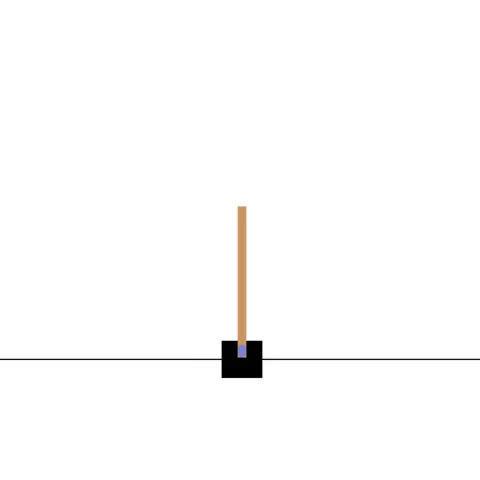
#> input picture frame 0 of runs/cartpole/eval/best.mp4, 480 x 480 px
$ python generate_video_frames.py
#> lines starting #> are read from the running program, lines starting #| are printed output that depends on the picture
"""Generate a composite image per preset: mean100 reward graph + 4 video frames."""

import cv2
import glob
import numpy as np
import matplotlib

matplotlib.use("Agg")
import matplotlib.pyplot as plt
from pathlib import Path
from tensorboard.backend.event_processing.event_accumulator import EventAccumulator

REPO_ROOT = Path(__file__).resolve().parent.parent

PRESETS = [
    "pixel_hopper",
    "pixel_walker2d",
    "rainbow_pixel_hopper",
    "rainbow_pixel_walker2d",
    "rainbow_pixel_humanoid",
]

# Presets that only get frames (no graph)
FRAMES_ONLY = {"rainbow_pixel_humanoid", "pixel_hopper", "pixel_walker2d"}


def extract_frames(video_path: Path, n_frames: int = 4) -> list[np.ndarray]:
#> called with n_frames = 4
    cap = cv2.VideoCapture(str(video_path))
    total = int(cap.get(cv2.CAP_PROP_FRAME_COUNT))
    if total < n_frames:
        raise ValueError(f"{video_path}: only {total} frames, need {n_frames}")
    indices = [int(i * (total - 1) / (n_frames - 1)) for i in range(n_frames)]
    indices[-1] = (
        total * (n_frames * 10 - 1) // (n_frames * 10)
    )  # Ensure last frame is near the end
    frames = []
    for idx in indices:
        cap.set(cv2.CAP_PROP_POS_FRAMES, idx)
        ok, frame = cap.read()
        if not ok:
            raise RuntimeError(f"{video_path}: failed to read frame {idx}")
        frames.append(frame)
#> this loop made 4 passes
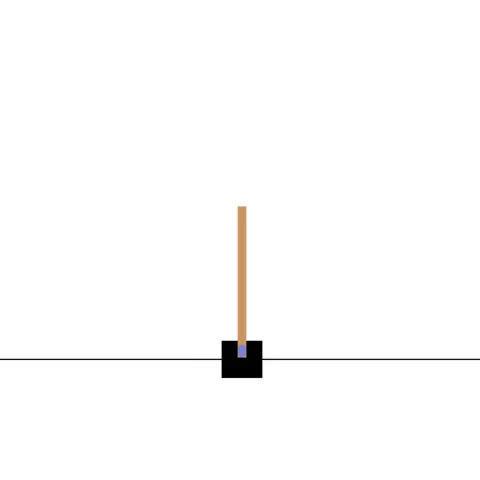
#> input picture frame 0 of runs/cartpole/eval/best.mp4, 480 x 480 px
#> after the loop, frames = 4 items
    cap.release()
    return frames


def load_mean100(preset: str) -> tuple[list[int], list[float]]:
    """Load mean100 reward from TensorBoard events."""
    tb_dir = REPO_ROOT / "runs" / preset / "tensorboard"
    pattern = str(tb_dir / "events.out.*")
    files = glob.glob(pattern)
    if not files:
        raise FileNotFoundError(f"No TensorBoard events found in {tb_dir}")

    ea = EventAccumulator(files[0], size_guidance={"scalars": 0})
    ea.Reload()

    scalars = ea.Scalars("reward/mean_100")
    episodes = [s.step for s in scalars]
    values = [s.value for s in scalars]
    return episodes, values


def render_graph(episodes: list[int], values: list[float], target_h: int) -> np.ndarray:
    """Render a mean100 reward graph and return it as a BGR numpy array."""
    dpi = 100
    # Make graph width roughly equal to target height for a square-ish plot
    fig_w = target_h / dpi
    fig_h = target_h / dpi

    fig, ax = plt.subplots(figsize=(fig_w, fig_h), dpi=dpi)
    ax.plot(episodes, values, color="#1f77b4", linewidth=0.8)
    ax.set_xlabel("Episode", fontsize=8)
    ax.set_ylabel("Mean 100 Reward", fontsize=8)
    ax.tick_params(labelsize=7)
    ax.grid(True, alpha=0.3)
    fig.tight_layout()

    # Render to numpy array
    fig.canvas.draw()
    buf = fig.canvas.buffer_rgba()
    img = np.asarray(buf)
    plt.close(fig)

    # RGBA -> BGR for OpenCV
    img_bgr = cv2.cvtColor(img, cv2.COLOR_RGBA2BGR)
    # Resize to exact target height
    h, w = img_bgr.shape[:2]
    if h != target_h:
        scale = target_h / h
        new_w = int(w * scale)
        img_bgr = cv2.resize(img_bgr, (new_w, target_h), interpolation=cv2.INTER_AREA)

    return img_bgr


def main():
    for preset in PRESETS:
        video = REPO_ROOT / "runs" / preset / "eval" / "best.mp4"
        if not video.exists():
            print(f"SKIP  {preset}: {video} not found")
            continue

        # Extract 4 frames and concatenate horizontally
        frames = extract_frames(video)
#> frames = 4 items
        frames_strip = np.concatenate(frames, axis=1)
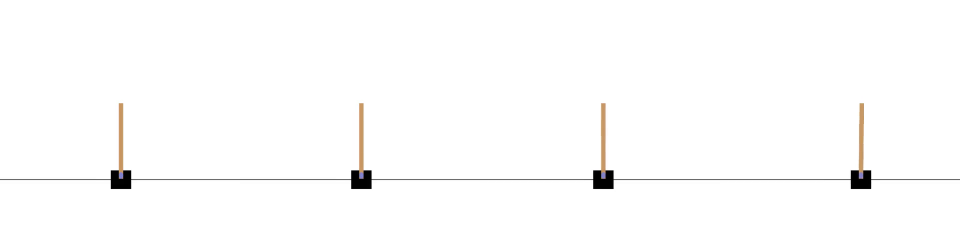
#> frames_strip: shape (480, 1920, 3) (shown at 1/2 size); mean of channels 0, 1, 2 252, 252.2, 252.5; drawn as B, G, R
        strip_h = frames_strip.shape[0]
#> strip_h = 480

        if preset in FRAMES_ONLY:
            out = video.parent / "frames.png"
            cv2.imwrite(str(out), frames_strip)
            print(f"OK    {preset} (frames only) -> {out}")
            continue

        # Load mean100 data from TensorBoard
        try:
            episodes, values = load_mean100(preset)
        except Exception as e:
            print(f"SKIP  {preset} graph: {e}")
            # Save frames-only as fallback
            out = video.parent / "frames.png"
            cv2.imwrite(str(out), frames_strip)
            print(f"OK    {preset} (frames only) -> {out}")
            continue

        # Render graph with same height as frames strip
        graph_img = render_graph(episodes, values, strip_h)

        # Combine: graph on the left, frames on the right
        composite = np.concatenate([graph_img, frames_strip], axis=1)

        out = video.parent / "frames.png"
        cv2.imwrite(str(out), composite)
        print(f"OK    {preset} -> {out}")


if __name__ == "__main__":
    main()
